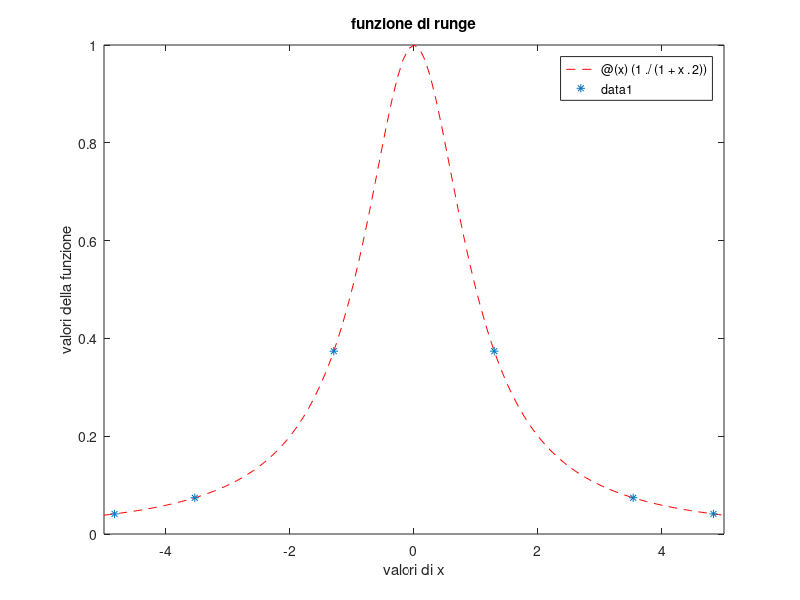

The MATLAB source for this figure: (Note: this script raises an error after producing the figure.)
fprintf('runge with Chebycehv nodes\n')

% runge function and domain
f = @(x)(1./(1+x.^2));
alfa=-5; beta=5;

% plot function
figure(1)
fplot(f,[alfa,beta],'r--')
hold on
xlabel('valori di x')
ylabel('valori della funzione')
title('funzione di runge')
pause

i = 1;
for n=5:5:15
    
    % Chebyschev nodes 
    xcap = cos((2*(0:n)+1)./(2*n+2)*pi)';
    x = (alfa+beta)./2 + ((alfa-beta)./2).*xcap; y = f(x); % guardere il grafico e vedere come sono messi
    plot(x,y,'*')
    pause
    
    % compute polynomial coefficients
    a = getPolynCoeff(x,y);
    
    % compute polynomial values
    t = linspace(alfa,beta,100);
    yp = polyval(a,t);
    plot(t,yp,'k')
    pause
    
    % compute approximation erorr
    N(i,1) = n+1;
    E(i,1) = max(abs(f(t)-yp));
    i = i+1;
    
end

disp('    #nodes     error')
disp([N,E])

% The function is well approximated by the interpolating polynomials at
% the Chebyshev nodes, in the sense that the error decreases as the number 
% of nodes increases







